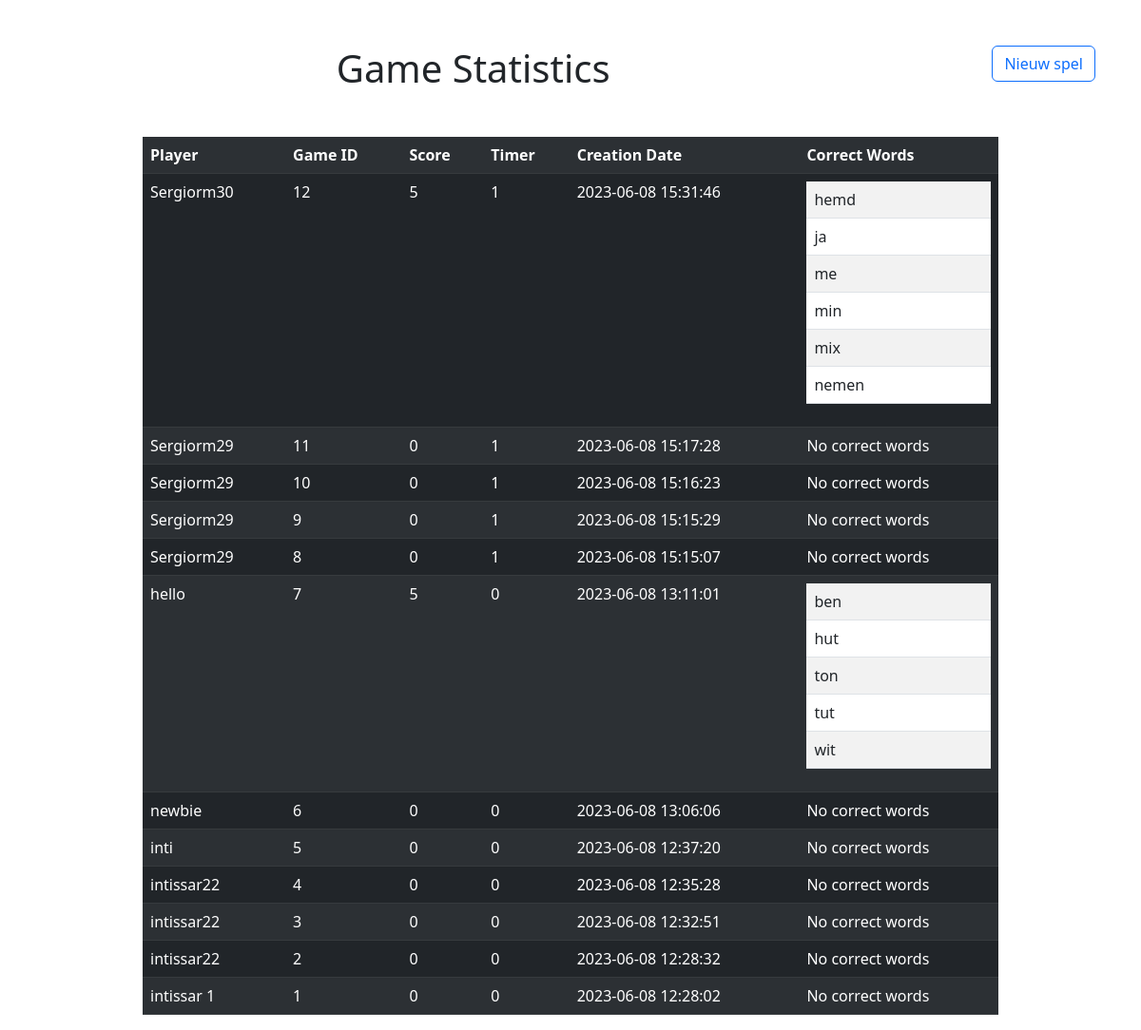
The page /statistics on the database as committed earlier.
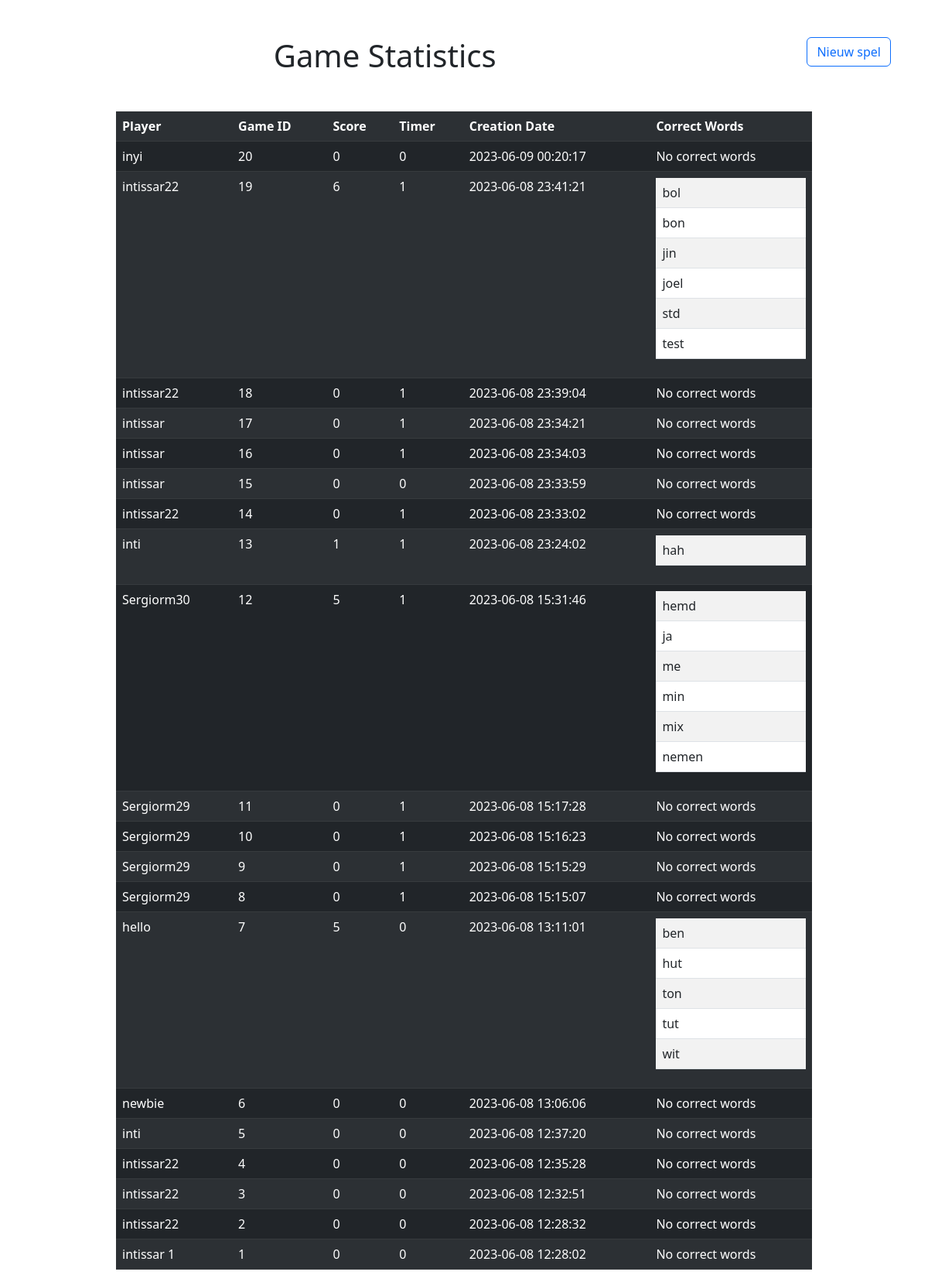
The same page on the database as committed later.
### tables this page shows
CREATE TABLE games (
                                id integer PRIMARY KEY,
                                score integer,
                                player_id text NOT NULL,
                                timer integer NOT NULL,
                                create_date timestamp NOT NULL,
                                FOREIGN KEY (player_id) REFERENCES players (name)
                            );

CREATE TABLE players (
                                name text PRIMARY KEY 
                            );

### app.py (the view)
@app.route('/statistics')
def statistics():
    try:
        conn = get_db_connection()
        cur = conn.cursor()
        cur.execute("""
            SELECT p.name AS Player, g.id AS Game_ID, g.score AS Score, g.timer AS Timer, g.create_date AS Creation_Date,
                GROUP_CONCAT(gp.correctWord, ', ') AS Correct_Words
            FROM games g
            JOIN players p ON g.player_id = p.name
            LEFT JOIN games_players gp ON g.id = gp.game_id
            GROUP BY g.id
            ORDER BY g.create_date DESC
        """)
        results = cur.fetchall()
        for row in results:
            print("\t".join(str(value) for value in row))
        return render_template('stats.html', stats=results)
    finally:
        conn.close()

### app.py (called while the page is built)
def get_db_connection():
      return create_connection(r"database.db")

def create_connection(db_file):
    conn = None
    try:
        conn = sqlite3.connect(db_file)
        print(sqlite3.version)
    except Error as e:
        print(e)
    return conn

### templates/stats.html (shortened to what this page needs)
<link href="https://cdn.jsdelivr.net/npm/bootstrap@5.3.0/dist/css/bootstrap.min.css" rel="stylesheet"
integrity="sha384-9ndCyUaIbzAi2FUVXJi0CjmCapSmO7SnpJef0486qhLnuZ2cdeRhO02iuK6FUUVM">
{% block body %}
<a class="float-end btn btn-outline-primary mx-5 " href="{{ url_for('index') }}">Nieuw spel</a>
<div class="text-align-center" style="text-align: -webkit-center;">
    <h1 class="mt-5 mb-5">Game Statistics</h1>
    <table class="table table-striped table-dark w-75 h-75">
        <tr>
            <th scope="col">Player</th>
            <th scope="col">Game ID</th>
            <th scope="col">Score</th>
            <th scope="col">Timer</th>
            <th scope="col">Creation Date</th>
            <th scope="col">Correct Words</th>
        </tr>
        {% for result in stats %}
            <tr>
                <td scope="row">{{ result[0] }}</td>
                <td>{{ result[1] }}</td>
                <td>{{ result[2] }}</td>
                <td>{{ result[3] }}</td>
                <td>{{ result[4] }}</td>
                <td>
                    {% if result[5] %}
                        <table class="table table-striped">
                            {% for word in result[5].split(',') %}
                                <tr>
                                    <td scope="row">{{ word }}</td>
                                </tr>
                            {% endfor %}
                        </table>
                    {% else %}
                        No correct words
                    {% endif %}
                </td>
            </tr>
        {% endfor %}
    </table>
</div>
{% endblock %}

Rows that differ between the two databases and show on the page:
added games: name "inyi", id "20", score "0", timer "0", create_date "2023-06-09 00:20:17", shows "No correct words"
added games: name "intissar22", id "19", score "6", timer "1", create_date "2023-06-08 23:41:21", word "bol" "bon" "jin" "joel" "std" "test"
added games: name "intissar22", id "18", score "0", timer "1", create_date "2023-06-08 23:39:04", shows "No correct words"
added games: name "intissar", id "17", score "0", timer "1", create_date "2023-06-08 23:34:21", shows "No correct words"
added games: name "intissar", id "16", score "0", timer "1", create_date "2023-06-08 23:34:03", shows "No correct words"
added games: name "intissar", id "15", score "0", timer "0", create_date "2023-06-08 23:33:59", shows "No correct words"
added games: name "intissar22", id "14", score "0", timer "1", create_date "2023-06-08 23:33:02", shows "No correct words"
added games: name "inti", id "13", score "1", timer "1", create_date "2023-06-08 23:24:02", word "hah"
